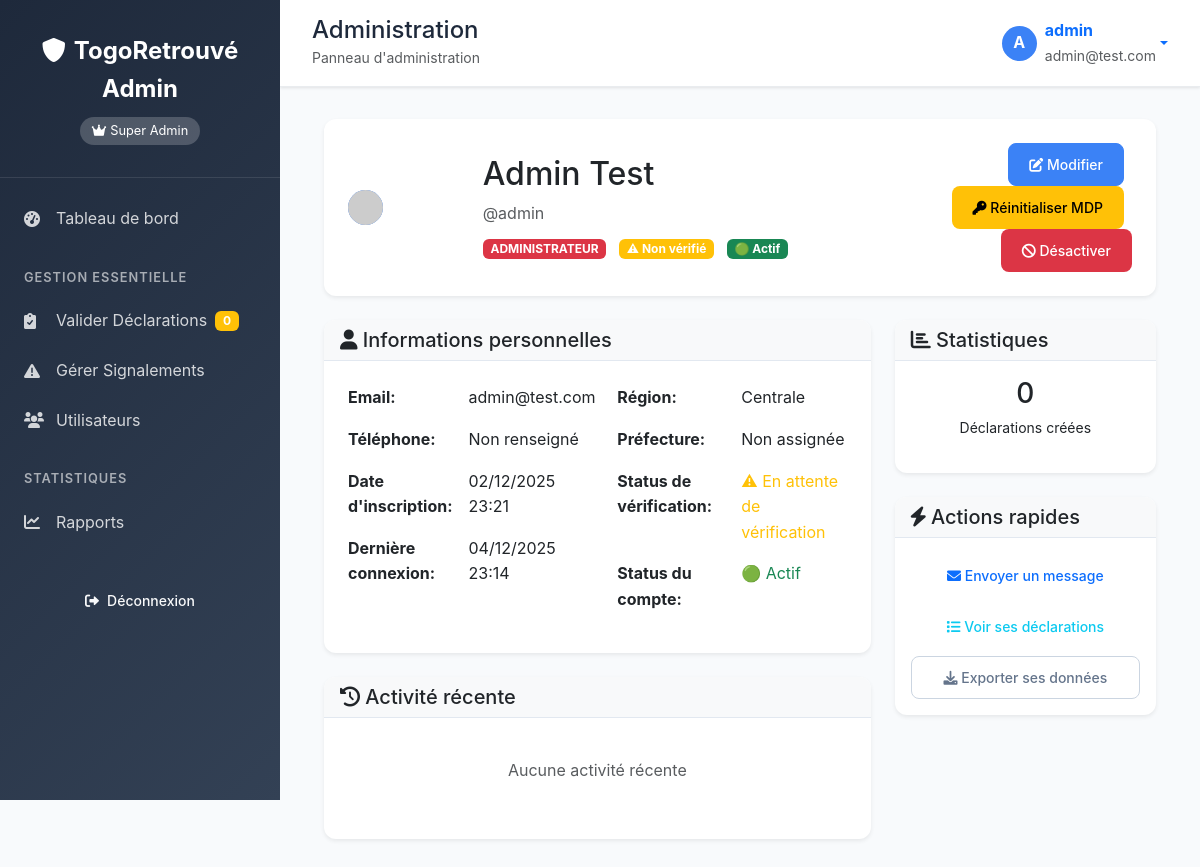
The page /togoretrouve-admin/users/75/ (signed in) on the database as committed earlier.
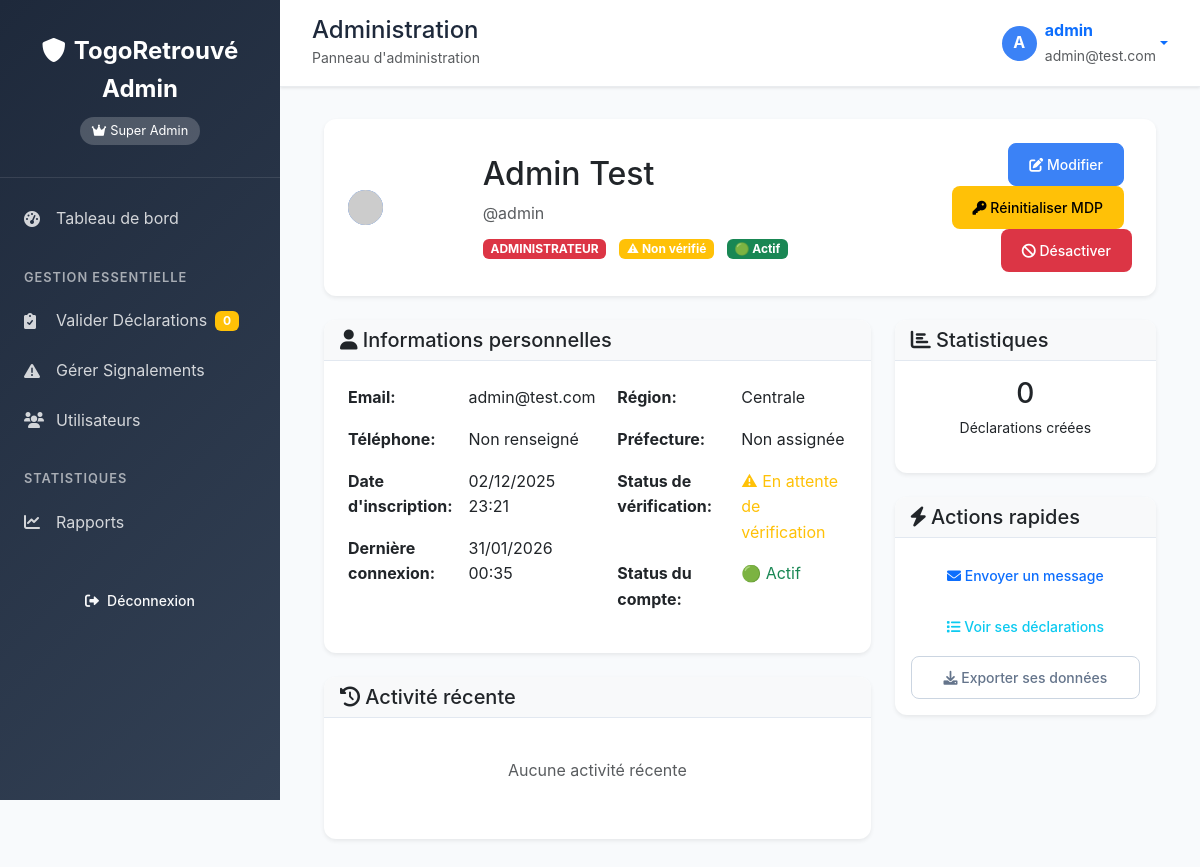
The same page on the database as committed later.
### core/models.py (models this page shows, shortened)
class Utilisateur(AbstractUser):
    telephone = models.CharField(max_length=20, blank=True, null=True)
    ROLE_CHOICES = [
        ('citoyen', 'Citoyen'),
        ('agent', 'Agent'),
        ('admin', 'Administrateur'),
    ]
    role = models.CharField(max_length=12, choices=ROLE_CHOICES, default='citoyen')
    region = models.ForeignKey(Region, on_delete=models.SET_NULL, blank=True, null=True)
    prefecture = models.ForeignKey(Prefecture, on_delete=models.SET_NULL, blank=True, null=True)
    structure_locale = models.ForeignKey(StructureLocale, on_delete=models.SET_NULL, blank=True, null=True)
    date_derniere_connexion = models.DateTimeField(null=True, blank=True)
    actif = models.BooleanField(default=True)
    verifie = models.BooleanField(default=False, help_text="Compte vérifié par un admin")
    date_verification = models.DateTimeField(null=True, blank=True)
    class Meta:
        permissions = [
            ("can_manage_declarations", "Peut gérer les déclarations"),
            ("can_validate_claims", "Peut valider les réclamations"),
            ("can_manage_users", "Peut gérer les utilisateurs"),
            ("can_view_analytics", "Peut voir les analytics"),
            ("can_manage_regions", "Peut gérer les régions"),
        ]

class Region(models.Model):
    nom = models.CharField(max_length=100, unique=True)
    code = models.CharField(max_length=10, unique=True, null=True, blank=True)
    actif = models.BooleanField(default=True)
    date_creation = models.DateTimeField(auto_now_add=True, null=True)
    class Meta:
        ordering = ['nom']

### core/views_admin.py (the view)
@admin_required
def user_detail(request, user_id):
    user = get_object_or_404(Utilisateur, id=user_id)
    return render(request, 'admin/user_detail.html', {'user': user})

### core/templates/admin/user_detail.html (shortened to what the changed rows need)
{% extends 'admin/base.html' %}
{% load admin_tags %}
{% block content %}
<div class="container-fluid">
    <div class="row mb-4">
        <div class="col-12">
            <div class="card border-0 shadow-sm">
                <div class="card-body p-4">
                    <div class="row align-items-center">
                        <div class="col-md-6">
                            <h2 class="mb-2">{{ user.get_full_name }}</h2>
                            <p class="text-muted mb-2">@{{ user.username }}</p>
                            <span class="badge badge-role bg-{% if user.role == 'admin' %}danger{% elif user.role == 'agent' %}warning{% else %}primary{% endif %}">
                                {{ user.get_role_display|upper }}
                            </span>
                            {% if user.est_verifie %}
                                <span class="badge bg-success ms-2">✓ Vérifié</span>
                            {% else %}
                                <span class="badge bg-warning ms-2">⚠ Non vérifié</span>
                            {% endif %}
                            {% if user.is_active %}
                                <span class="badge bg-success ms-2">🟢 Actif</span>
                            {% else %}
                                <span class="badge bg-danger ms-2">🔴 Inactif</span>
                            {% endif %}
                        </div>
                    </div>
                </div>
            </div>
        </div>
    </div>
    <div class="row">
        <div class="col-md-8">
            <div class="card border-0 shadow-sm mb-4">
                <div class="card-body">
                    <div class="row">
                        <div class="col-md-6">
                            <table class="table table-borderless">
                                <tr>
                                    <td><strong>Email:</strong></td>
                                    <td>{{ user.email }}</td>
                                </tr>
                                <tr>
                                    <td><strong>Téléphone:</strong></td>
                                    <td>{{ user.telephone|default:"Non renseigné" }}</td>
                                </tr>
                                <tr>
                                    <td><strong>Date d'inscription:</strong></td>
                                    <td>{{ user.date_joined|date:"d/m/Y H:i" }}</td>
                                </tr>
                                <tr>
                                    <td><strong>Dernière connexion:</strong></td>
                                    <td>{{ user.last_login|date:"d/m/Y H:i"|default:"Jamais connecté" }}</td>
                                </tr>
                            </table>
                        </div>
                        <div class="col-md-6">
                            <table class="table table-borderless">
                                <tr>
                                    <td><strong>Région:</strong></td>
                                    <td>{{ user.region.nom|default:"Non assignée" }}</td>
                                </tr>
                                <tr>
                                    <td><strong>Préfecture:</strong></td>
                                    <td>{{ user.prefecture.nom|default:"Non assignée" }}</td>
                                </tr>
                            </table>
                        </div>
                    </div>
                </div>
            </div>
        </div>
    </div>
</div>
{% endblock %}

### core/templates/admin/base.html (shortened to what this page needs)
{% load static %}
<!DOCTYPE html>
<html lang="fr">
<head>
    <link href="https://cdn.jsdelivr.net/npm/bootstrap@5.3.0/dist/css/bootstrap.min.css" rel="stylesheet">
    <link href="https://cdnjs.cloudflare.com/ajax/libs/font-awesome/6.0.0/css/all.min.css" rel="stylesheet">
</head>
<body>
    <div class="admin-sidebar" id="adminSidebar">
        <div class="sidebar-header">
            <a href="{% url 'togo_admin:dashboard' %}" class="logo">
                <i class="fas fa-shield-alt me-2"></i>TogoRetrouvé Admin
            </a>
            <div class="role-badge">
                {% if user.is_superuser %}
                    <i class="fas fa-crown me-1"></i>Super Admin
                {% else %}
                    <i class="fas fa-user-cog me-1"></i>Administrateur
                {% endif %}
            </div>
        </div>
        <nav class="admin-nav">
            <a href="{% url 'togo_admin:dashboard' %}" class="nav-link {% if request.resolver_match.url_name == 'dashboard' %}active{% endif %}">
                <i class="fas fa-tachometer-alt"></i>
                Tableau de bord
            </a>
            <div class="nav-section">Gestion Essentielle</div>
            <a href="{% url 'togo_admin:pending_declarations' %}" class="nav-link {% if 'pending' in request.resolver_match.url_name %}active{% endif %}">
                <i class="fas fa-clipboard-check"></i>
                Valider Déclarations <span class="badge bg-warning ms-2">{{ pending_count|default:0 }}</span>
            </a>
            <a href="{% url 'togo_admin:signalements_list' %}" class="nav-link {% if 'signalement' in request.resolver_match.url_name %}active{% endif %}">
                <i class="fas fa-exclamation-triangle"></i>
                Gérer Signalements
            </a>
            <a href="{% url 'togo_admin:users' %}" class="nav-link {% if 'users' in request.resolver_match.url_name %}active{% endif %}">
                <i class="fas fa-users"></i>
                Utilisateurs
            </a>
            <div class="nav-section">Statistiques</div>
            <a href="{% url 'togo_admin:reports' %}" class="nav-link {% if 'reports' in request.resolver_match.url_name %}active{% endif %}">
                <i class="fas fa-chart-line"></i>
                Rapports
            </a>
        </nav>
        <div class="mt-auto p-3" style="margin-top: auto;">
            <div class="d-grid">
                <a href="{% url 'logout' %}" class="btn btn-outline-light btn-sm">
                    <i class="fas fa-sign-out-alt me-2"></i>Déconnexion
                </a>
            </div>
        </div>
    </div>
    <div class="admin-main">
        <div class="admin-header">
            <div class="d-flex justify-content-between align-items-center">
                <div>
                    <div>
                        <h4 class="mb-0">{% block page_heading %}Administration{% endblock %}</h4>
                        <small class="text-muted">{% block page_description %}Panneau d'administration{% endblock %}</small>
                    </div>
                </div>
                <div class="user-profile">
                    <div class="dropdown">
                        <a href="#" class="d-flex align-items-center text-decoration-none dropdown-toggle" data-bs-toggle="dropdown">
                            <div class="user-avatar">
                                {{ user.username|first|upper }}
                            </div>
                            <div class="ms-2 d-none d-md-block">
                                <div class="fw-bold">{{ user.username }}</div>
                                <small class="text-muted">{{ user.email }}</small>
                            </div>
                        </a>
                    </div>
                </div>
            </div>
        </div>
        <div class="admin-content">
            {% block content %}{% endblock %}
        </div>
    </div>
</body>
</html>

Rows that differ between the two databases and show on the page:
changed Utilisateur "Admin Test": last_login "04/12/2025 23:14" → "31/01/2026 00:35"
